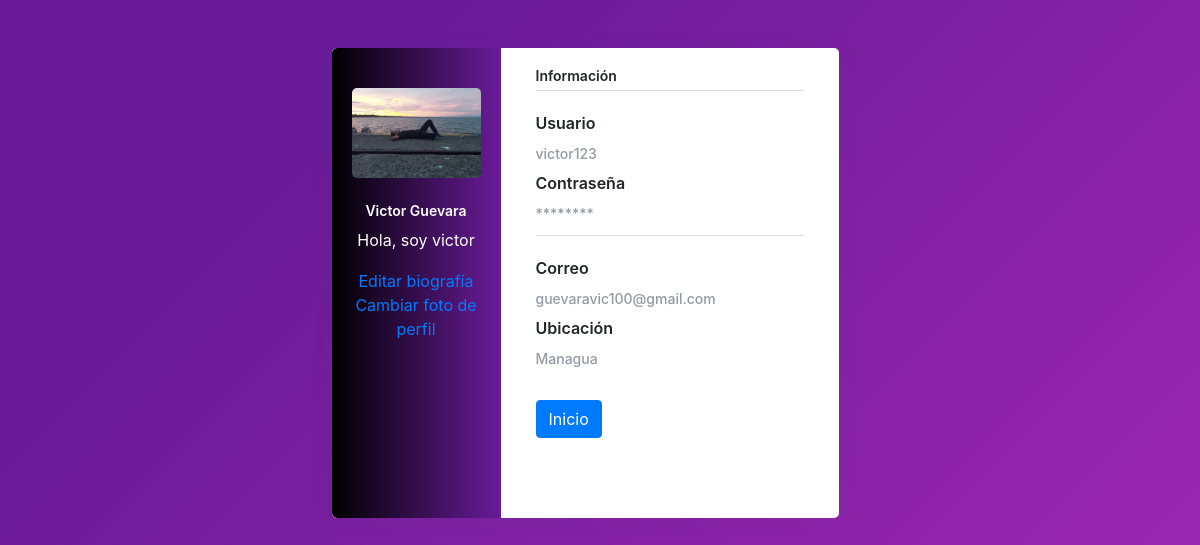
The app's page /foto/ (signed in), older data.
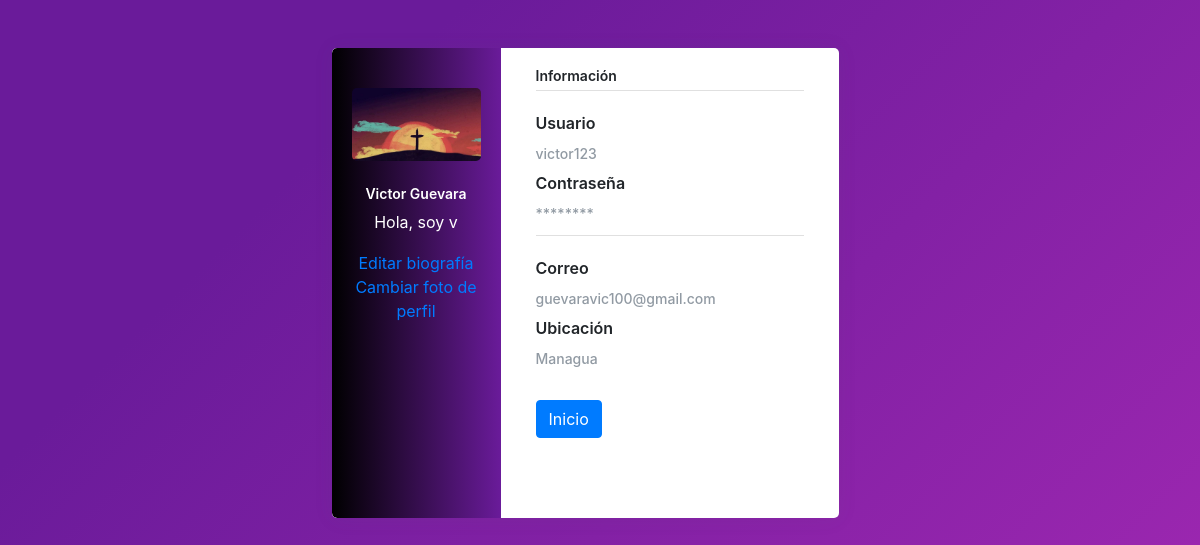
The same page, newer data.
### app/models.py (models this page shows, shortened)
class CustomUser(AbstractUser):
    gender_choices = [
        ('male', 'Male'),
        ('female', 'Female'),
        ('other', 'Prefer not to say'),
    ]
    profile_picture = models.ImageField(upload_to='profile_pics/', blank=True, null=True)
    location = models.CharField(max_length=100, blank=True, null=False)
    biography = models.TextField(blank=True, null=True)
    registration_date = models.DateTimeField(auto_now_add=True)
    gender = models.CharField(max_length=10, choices=gender_choices)
    last_activity = models.DateTimeField(auto_now=True)

### app/views.py (the view)
# urls.py: path('foto/', foto_view, name='foto'),
@login_required(login_url='login')
def foto_view(request):
    user = request.user
    location = user.location or 'Ubicación no disponible'
    context = {
        'first_name': user.first_name,
        'last_name': user.last_name,
        'username': user.username,
        'password': '********',
        'location': location,
        'email': user.email,
    }
    return render(request, 'foto.html', context)

### app/templates/foto.html (shortened to what the changed rows need)
{% load static %}
<!DOCTYPE html>
<html lang="en">
<head>
    <link rel="stylesheet" href="https://maxcdn.bootstrapcdn.com/bootstrap/4.0.0/css/bootstrap.min.css">
    <link rel="stylesheet" href="{% static 'css/foto.css' %}">
</head>
<body style="background-image: linear-gradient(315deg, #9c27b0 0%, #6a1b9a 74%); background-color: #9c27b0;">
    <div class="page-content page-container" id="page-content">
        <div class="padding">
            <div class="row container d-flex justify-content-center">
                <div class="col-xl-6 col-md-12">
                    <div class="card user-card-full">
                        <div class="row m-l-0 m-r-0">
                            <div class="col-sm-4 bg-c-lite-green user-profile">
                                <div class="card-block text-center text-white">
                                    <div class="m-b-25 profile-picture-container">
                                        {% if user.profile_picture %}
                                            <img src="{{ user.profile_picture.url }}" class="img-radius" alt="User-Profile-Image">
                                        {% endif %}
                                    </div>
                                    <h6 class="f-w-600">{{ user.first_name }} {{ user.last_name }}</h6>
                                    <p>{{user.biography}}</p>
                                    <a href="#" id="editBio"
                                        class="mdi mdi-square-edit-outline feather icon-edit m-t-10 f-16">
                                        Editar biografía
                                    </a>
                                    <a href="#" id="editProfilePic"
                                        class="mdi mdi-square-edit-outline feather icon-edit m-t-10 f-16">
                                        Cambiar foto de perfil
                                    </a>
                                </div>
                            </div>
                            <div class="col-sm-8 user-info">
                                <div class="card-block">
                                    <div class="row">
                                        <div class="col-sm-6">
                                            <p class="m-b-10 f-w-600">Usuario</p>
                                            <h6 class="text-muted f-w-400">{{ user.username }}</h6>
                                        </div>
                                    </div>
                                    <div class="row">
                                        <div class="col-sm-12">
                                            <p class="m-b-10 f-w-600">Correo</p>
                                            <h6 class="text-muted f-w-400">{{ user.email }}</h6>
                                        </div>
                                    </div>
                                    <div class="row">
                                        <div class="col-sm-6">
                                            <p class="m-b-10 f-w-600">Ubicación</p>
                                            <h6 class="text-muted f-w-400">{{ user.location }}</h6>
                                        </div>
                                    </div>
                                </div>
                            </div>
                        </div>
                    </div>
                </div>
            </div>
        </div>
    </div>
</body>
</html>

Row changes from the older to the newer data that the page shows:
changed CustomUser "Victor": profile_picture: a different picture; biography "Hola, soy victor" → "Hola, soy v"
